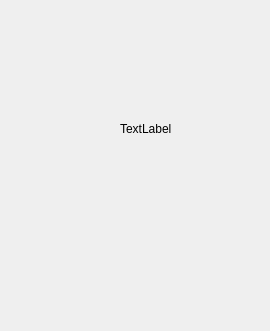
<?xml version="1.0" encoding="UTF-8"?>
<ui version="4.0">
 <class>ThresholdQwidget</class>
 <widget class="QWidget" name="ThresholdQwidget">
  <property name="geometry">
   <rect>
    <x>0</x>
    <y>0</y>
    <width>270</width>
    <height>331</height>
   </rect>
  </property>
  <property name="windowTitle">
   <string>Form</string>
  </property>
  <widget class="QLabel" name="label">
   <property name="geometry">
    <rect>
     <x>120</x>
     <y>120</y>
     <width>67</width>
     <height>17</height>
    </rect>
   </property>
   <property name="text">
    <string>TextLabel</string>
   </property>
  </widget>
 </widget>
 <resources/>
 <connections/>
</ui>
